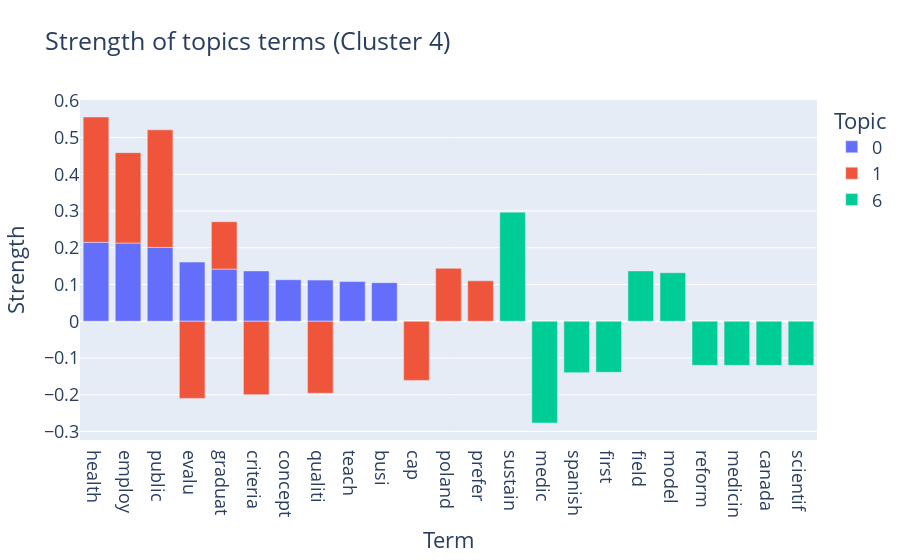

The cell this chart's notebook holds for it:
### Code cell
table_strength = pd.DataFrame(strengths_per_topic)
table_strength = table_strength[table_strength["Topic"].isin(relevant_topics)]


fig = px.bar(table_strength, color="Topic", x="Term", y="Strength", title=f"Strength of topics terms (Cluster {cluster_id})")
fig.update_layout(
    font=dict(
        size=18
    )
)
fig.show()

### Figure 1 — Plotly figure (JSON) as saved in the notebook; plotly's stock layout.template omitted (floating-point values rounded to 4 significant figures)
{"data": [{"alignmentgroup": "True", "hovertemplate": "Topic=0<br>Term=%{x}<br>Strength=%{y}<extra></extra>", "legendgroup": "0", "marker": {"color": "#636efa", "pattern": {"shape": ""}}, "name": "0", "offsetgroup": "0", "orientation": "v", "showlegend": true, "textposition": "auto", "type": "bar", "x": ["health", "employ", "public", "evalu", "graduat", "criteria", "concept", "qualiti", "teach", "busi"], "xaxis": "x", "y": [0.215, 0.213, 0.201, 0.161, 0.142, 0.137, 0.113, 0.112, 0.108, 0.105], "yaxis": "y"}, {"alignmentgroup": "True", "hovertemplate": "Topic=1<br>Term=%{x}<br>Strength=%{y}<extra></extra>", "legendgroup": "1", "marker": {"color": "#EF553B", "pattern": {"shape": ""}}, "name": "1", "offsetgroup": "1", "orientation": "v", "showlegend": true, "textposition": "auto", "type": "bar", "x": ["health", "public", "employ", "evalu", "criteria", "qualiti", "cap", "poland", "graduat", "prefer"], "xaxis": "x", "y": [0.341, 0.32, 0.246, -0.21, -0.2, -0.196, -0.161, 0.144, 0.129, 0.11], "yaxis": "y"}, {"alignmentgroup": "True", "hovertemplate": "Topic=6<br>Term=%{x}<br>Strength=%{y}<extra></extra>", "legendgroup": "6", "marker": {"color": "#00cc96", "pattern": {"shape": ""}}, "name": "6", "offsetgroup": "6", "orientation": "v", "showlegend": true, "textposition": "auto", "type": "bar", "x": ["sustain", "medic", "spanish", "first", "field", "model", "reform", "medicin", "canada", "scientif"], "xaxis": "x", "y": [0.297, -0.277, -0.14, -0.139, 0.137, 0.132, -0.12, -0.12, -0.12, -0.12], "yaxis": "y"}], "layout": {"barmode": "relative", "font": {"size": 18}, "legend": {"title": {"text": "Topic"}, "tracegroupgap": 0}, "title": {"text": "Strength of topics terms (Cluster 4)"}, "xaxis": {"anchor": "y", "domain": [0, 1], "title": {"text": "Term"}}, "yaxis": {"anchor": "x", "domain": [0, 1], "title": {"text": "Strength"}}}}
